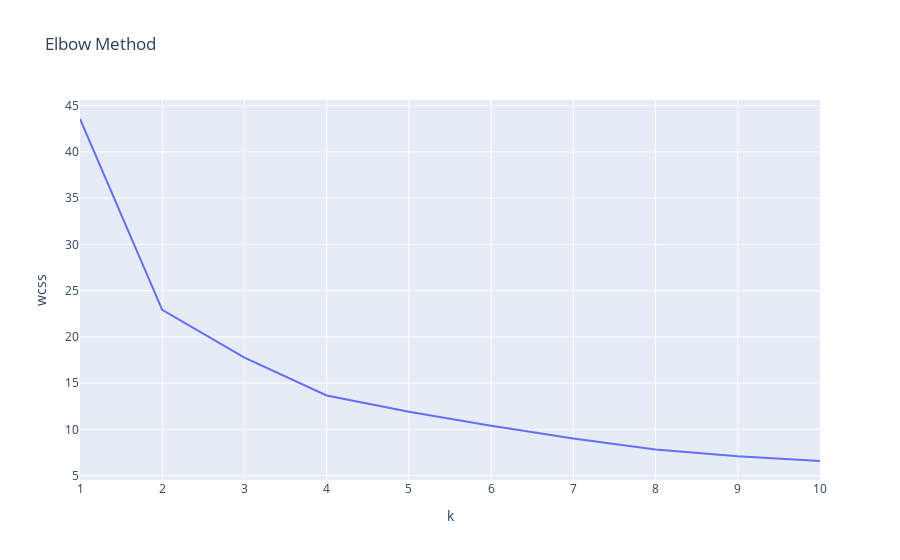

This figure's notebook cell:
### Code cell
wcss = []
for i in range(1, 11):
    kmeans_obj_NBA = KMeans(n_clusters=i, random_state=1984).fit(clust_data_NBA)
    wcss.append(kmeans_obj_NBA.inertia_)
elbow_data_NBA = pd.DataFrame({"k": range(1, 11), "wcss": wcss})
fig = px.line(elbow_data_NBA, x="k", y="wcss", title="Elbow Method")
fig.show()

### Figure 1 — Plotly figure (JSON) as saved in the notebook; plotly's stock layout.template omitted (floating-point values rounded to 4 significant figures)
{"data": [{"hovertemplate": "k=%{x}<br>wcss=%{y}<extra></extra>", "legendgroup": "", "line": {"color": "#636efa", "dash": "solid"}, "marker": {"symbol": "circle"}, "mode": "lines", "name": "", "orientation": "v", "showlegend": false, "type": "scatter", "x": [1, 2, 3, 4, 5, 6, 7, 8, 9, 10], "xaxis": "x", "y": [43.55, 22.92, 17.75, 13.67, 11.9, 10.4, 9.005, 7.831, 7.089, 6.585], "yaxis": "y"}], "layout": {"legend": {"tracegroupgap": 0}, "title": {"text": "Elbow Method"}, "xaxis": {"anchor": "y", "domain": [0, 1], "title": {"text": "k"}}, "yaxis": {"anchor": "x", "domain": [0, 1], "title": {"text": "wcss"}}}}
